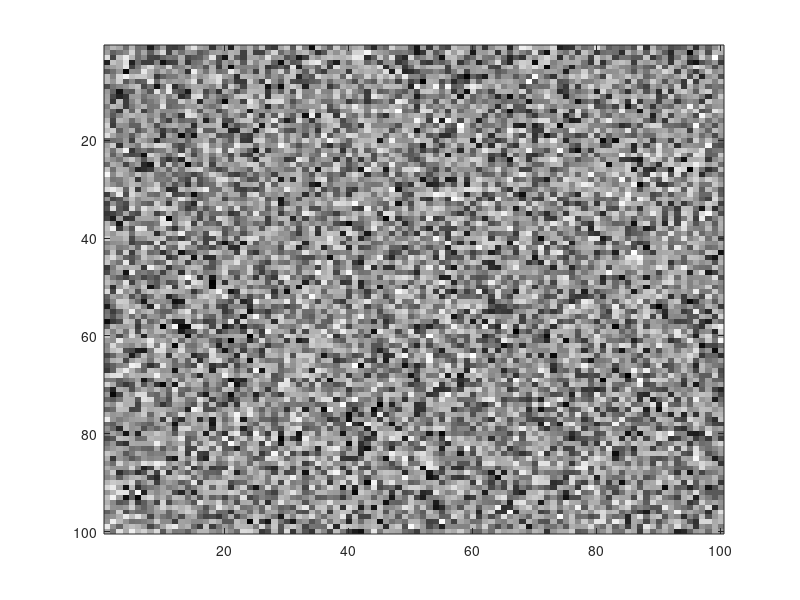

Source code (MATLAB): (Note: this script raises an error after producing the figure.)
function Test_20
%TEST_20 Summary of this function goes here
%   Detailed explanation goes here
a = rand(100,100)+1i*rand(100,100);
figure,imagesc(abs(a)/max(max(abs(a)))),colormap(gray);
b = Stretch(a,2);
figure,imagesc(abs(b)/max(max(abs(b)))),colormap(gray);

end

